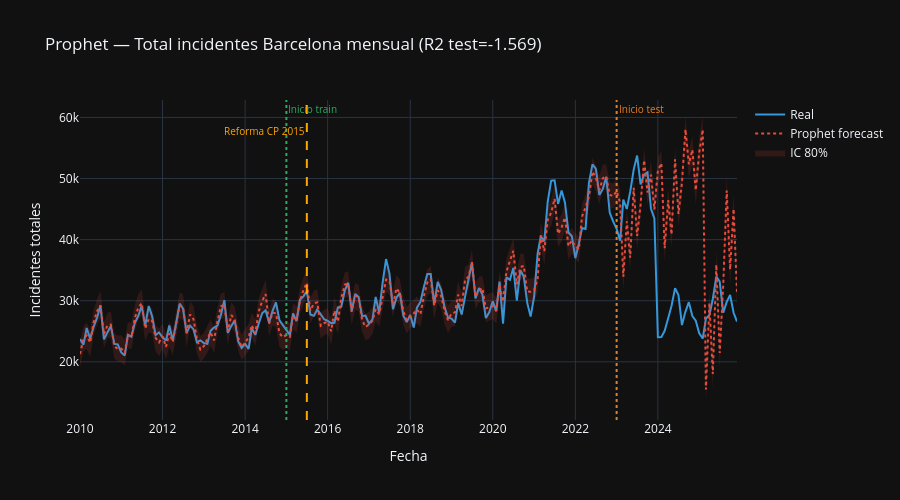

Here is the notebook cell this chart was saved with:
### Code cell
if _prophet_ok:
    fig = go.Figure()

    # Datos historicos
    fig.add_trace(go.Scatter(
        x=bcn_monthly['fecha'], y=bcn_monthly['num_incidents'],
        mode='lines', name='Real', line=dict(color='#3498db', width=2)
    ))

    # Forecast completo (train+test+futuro)
    fig.add_trace(go.Scatter(
        x=forecast['ds'], y=forecast['yhat'],
        mode='lines', name='Prophet forecast',
        line=dict(color='#e74c3c', width=2, dash='dot')
    ))

    # Banda de confianza
    fig.add_trace(go.Scatter(
        x=pd.concat([forecast['ds'], forecast['ds'].iloc[::-1]]),
        y=pd.concat([forecast['yhat_upper'], forecast['yhat_lower'].iloc[::-1]]),
        fill='toself', fillcolor='rgba(231,76,60,0.15)',
        line=dict(color='rgba(255,255,255,0)'),
        name='IC 80%'
    ))

    # Lineas de corte (add_vline sin annotation para evitar bug plotly con eje datetime;
    # las anotaciones se añaden por separado con add_annotation)
    fig.add_vline(x=pd.Timestamp('2015-01-01'), line_dash='dot', line_color='#27ae60')
    fig.add_vline(x=pd.Timestamp('2023-01-01'), line_dash='dot', line_color='#e67e22')
    fig.add_vline(x=pd.Timestamp('2015-07-01'), line_dash='dash', line_color='orange')
    fig.add_annotation(x=pd.Timestamp('2015-01-01'), y=1.0, yref='paper',
                       text='Inicio train', showarrow=False,
                       xanchor='left', font=dict(color='#27ae60', size=10))
    fig.add_annotation(x=pd.Timestamp('2023-01-01'), y=1.0, yref='paper',
                       text='Inicio test', showarrow=False,
                       xanchor='left', font=dict(color='#e67e22', size=10))
    fig.add_annotation(x=pd.Timestamp('2015-07-01'), y=0.93, yref='paper',
                       text='Reforma CP 2015', showarrow=False,
                       xanchor='right', font=dict(color='orange', size=10))
    fig.add_annotation(x=pd.Timestamp('2020-07-01'), y=0.93, yref='paper',
                       text='COVID', showarrow=False,
                       xanchor='right', font=dict(color='orange', size=10))

    fig.update_layout(
        title=f'Prophet — Total incidentes Barcelona mensual (R2 test={r2_prop:.3f})',
        xaxis_title='Fecha', yaxis_title='Incidentes totales',
        template='plotly_dark', height=500
    )
    fig.show()
else:
    print('Prophet no disponible — visualizacion omitida.')

### Figure 1 — Plotly figure (JSON) as saved in the notebook; plotly's stock layout.template omitted (floating-point values rounded to 4 significant figures; data arrays with more than 128 entries replaced by an {"elided": "..."} marker saying what was removed)
{"data": [{"line": {"color": "#3498db", "width": 2}, "mode": "lines", "name": "Real", "type": "scatter", "x": {"elided": "192 str values"}, "y": {"elided": "192 int values"}}, {"line": {"color": "#e74c3c", "dash": "dot", "width": 2}, "mode": "lines", "name": "Prophet forecast", "type": "scatter", "x": {"elided": "192 str values"}, "y": {"elided": "192 float values"}}, {"fill": "toself", "fillcolor": "rgba(231,76,60,0.15)", "line": {"color": "rgba(255,255,255,0)"}, "name": "IC 80%", "type": "scatter", "x": {"elided": "384 str values"}, "y": {"elided": "384 float values"}}], "layout": {"annotations": [{"font": {"color": "#27ae60", "size": 10}, "showarrow": false, "text": "Inicio train", "x": "2015-01-01T00:00:00", "xanchor": "left", "y": 1, "yref": "paper"}, {"font": {"color": "#e67e22", "size": 10}, "showarrow": false, "text": "Inicio test", "x": "2023-01-01T00:00:00", "xanchor": "left", "y": 1, "yref": "paper"}, {"font": {"color": "orange", "size": 10}, "showarrow": false, "text": "Reforma CP 2015", "x": "2015-07-01T00:00:00", "xanchor": "right", "y": 0.93, "yref": "paper"}], "height": 500, "shapes": [{"line": {"color": "#27ae60", "dash": "dot"}, "type": "line", "x0": "2015-01-01T00:00:00", "x1": "2015-01-01T00:00:00", "xref": "x", "y0": 0, "y1": 1, "yref": "y domain"}, {"line": {"color": "#e67e22", "dash": "dot"}, "type": "line", "x0": "2023-01-01T00:00:00", "x1": "2023-01-01T00:00:00", "xref": "x", "y0": 0, "y1": 1, "yref": "y domain"}, {"line": {"color": "orange", "dash": "dash"}, "type": "line", "x0": "2015-07-01T00:00:00", "x1": "2015-07-01T00:00:00", "xref": "x", "y0": 0, "y1": 1, "yref": "y domain"}], "title": {"text": "Prophet — Total incidentes Barcelona mensual (R2 test=-1.569)"}, "xaxis": {"title": {"text": "Fecha"}}, "yaxis": {"title": {"text": "Incidentes totales"}}}}
